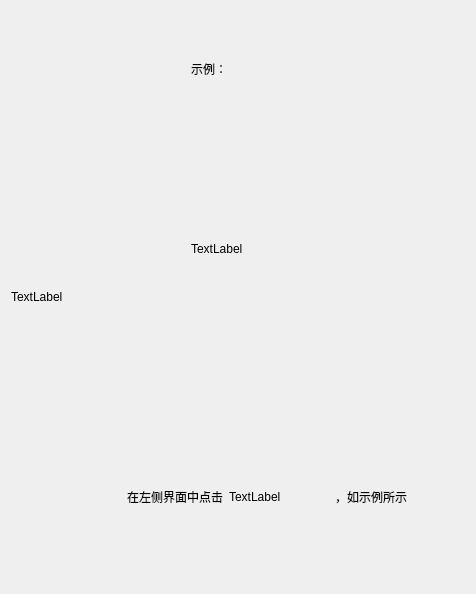
      <widget class="QWidget" name="page_right">
       <layout class="QGridLayout" name="gridLayout_14">
        <item row="0" column="0">
         <widget class="MyLabel" name="label_6">
          <property name="minimumSize">
           <size>
            <width>0</width>
            <height>550</height>
           </size>
          </property>
          <property name="maximumSize">
           <size>
            <width>300</width>
            <height>550</height>
           </size>
          </property>
          <property name="text">
           <string>TextLabel</string>
          </property>
         </widget>
        </item>
        <item row="0" column="2">
         <widget class="QWidget" name="widget_12" native="true">
          <layout class="QGridLayout" name="gridLayout_16">
           <item row="3" column="0">
            <spacer name="verticalSpacer_20">
             <property name="orientation">
              <enum>Qt::Vertical</enum>
             </property>
             <property name="sizeHint" stdset="0">
              <size>
               <width>20</width>
               <height>40</height>
              </size>
             </property>
            </spacer>
           </item>
           <item row="1" column="1">
            <widget class="QLabel" name="label_23">
             <property name="text">
              <string>示例：</string>
             </property>
            </widget>
           </item>
           <item row="2" column="1">
            <widget class="QLabel" name="label_show7">
             <property name="minimumSize">
              <size>
               <width>152</width>
               <height>330</height>
              </size>
             </property>
             <property name="maximumSize">
              <size>
               <width>152</width>
               <height>330</height>
              </size>
             </property>
             <property name="text">
              <string>TextLabel</string>
             </property>
            </widget>
           </item>
           <item row="2" column="0">
            <spacer name="horizontalSpacer_23">
             <property name="orientation">
              <enum>Qt::Horizontal</enum>
             </property>
             <property name="sizeHint" stdset="0">
              <size>
               <width>40</width>
               <height>20</height>
              </size>
             </property>
            </spacer>
           </item>
           <item row="5" column="0">
            <spacer name="verticalSpacer_19">
             <property name="orientation">
              <enum>Qt::Vertical</enum>
             </property>
             <property name="sizeHint" stdset="0">
              <size>
               <width>20</width>
               <height>40</height>
              </size>
             </property>
            </spacer>
           </item>
           <item row="2" column="2">
            <spacer name="horizontalSpacer_24">
             <property name="orientation">
              <enum>Qt::Horizontal</enum>
             </property>
             <property name="sizeHint" stdset="0">
              <size>
               <width>40</width>
               <height>20</height>
              </size>
             </property>
            </spacer>
           </item>
           <item row="4" column="0" colspan="3">
            <widget class="QWidget" name="widget_20" native="true">
             <layout class="QHBoxLayout" name="horizontalLayout_3">
              <item>
               <widget class="QLabel" name="label_24">
                <property name="text">
                 <string>在左侧界面中点击</string>
                </property>
               </widget>
              </item>
              <item>
               <widget class="QLabel" name="label_show10">
                <property name="minimumSize">
                 <size>
                  <width>100</width>
                  <height>56</height>
                 </size>
                </property>
                <property name="maximumSize">
                 <size>
                  <width>100</width>
                  <height>56</height>
                 </size>
                </property>
                <property name="text">
                 <string>TextLabel</string>
                </property>
               </widget>
              </item>
              <item>
               <widget class="QLabel" name="label_25">
                <property name="text">
                 <string>，如示例所示</string>
                </property>
               </widget>
              </item>
             </layout>
            </widget>
           </item>
           <item row="0" column="1">
            <spacer name="verticalSpacer_21">
             <property name="orientation">
              <enum>Qt::Vertical</enum>
             </property>
             <property name="sizeHint" stdset="0">
              <size>
               <width>20</width>
               <height>40</height>
              </size>
             </property>
            </spacer>
           </item>
          </layout>
         </widget>
        </item>
        <item row="0" column="3">
         <spacer name="horizontalSpacer_21">
          <property name="orientation">
           <enum>Qt::Horizontal</enum>
          </property>
          <property name="sizeHint" stdset="0">
           <size>
            <width>40</width>
            <height>20</height>
           </size>
          </property>
         </spacer>
        </item>
        <item row="0" column="1">
         <spacer name="horizontalSpacer_22">
          <property name="orientation">
           <enum>Qt::Horizontal</enum>
          </property>
          <property name="sizeHint" stdset="0">
           <size>
            <width>40</width>
            <height>20</height>
           </size>
          </property>
         </spacer>
        </item>
       </layout>
      </widget>
